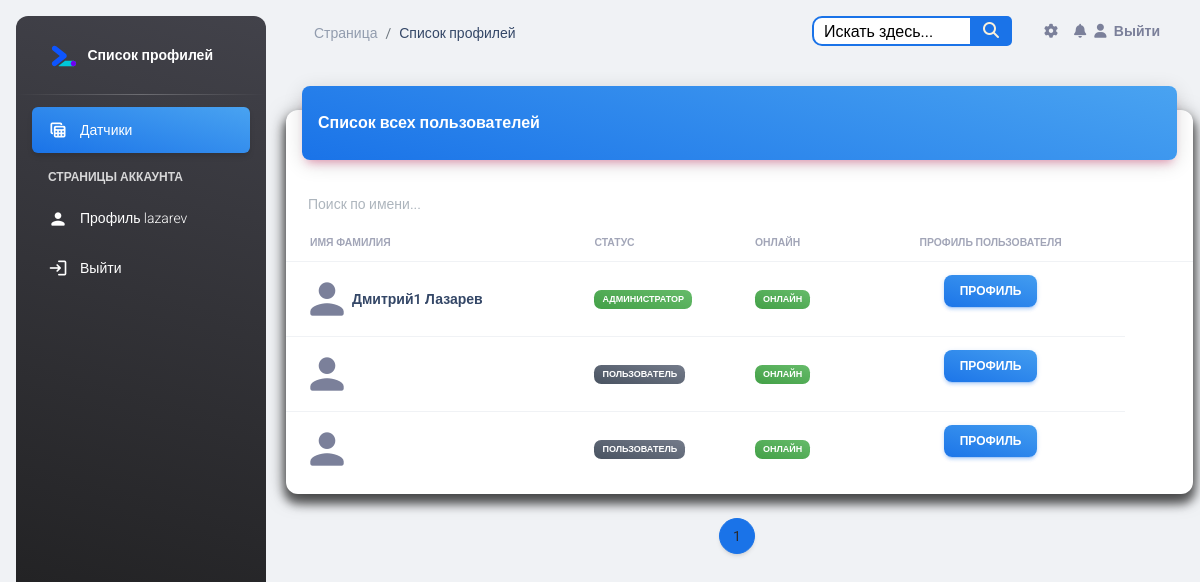
The app's page /account/profiles/ (signed in), older data.
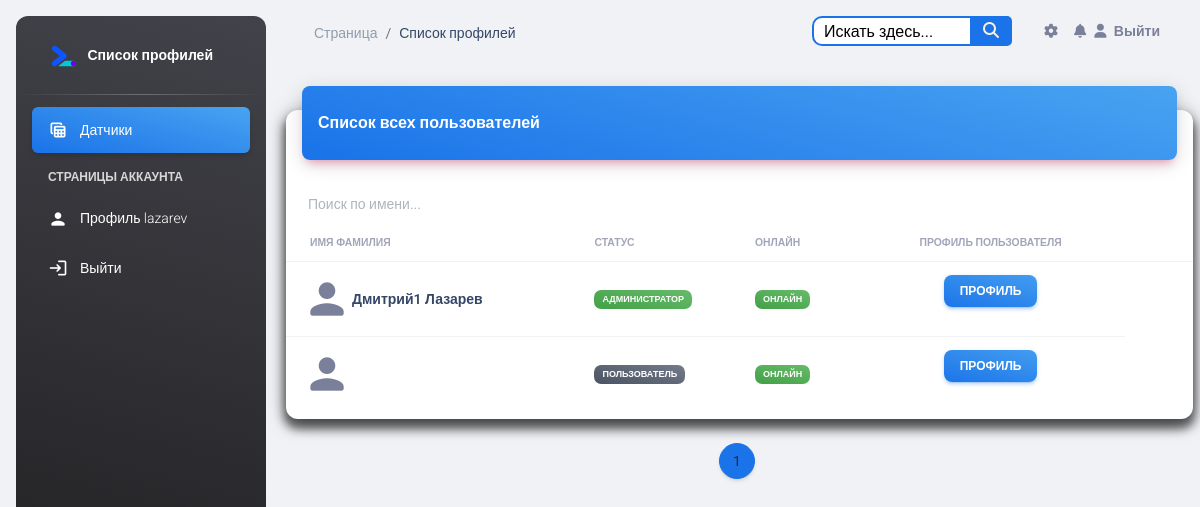
The same page, newer data.
### account/models.py (models this page shows, shortened)
class Profile(models.Model):
    id = models.AutoField(primary_key=True)
    user = models.OneToOneField(User, verbose_name="Пользователь", on_delete=models.CASCADE)
    name = models.CharField(max_length=25, verbose_name="Имя", blank=True)
    surnames = models.CharField(max_length=25, verbose_name="Фамилия", blank=True)
    sensor = models.ManyToManyField(Sensor, verbose_name="Датчик", blank=True)
    work_phone = models.CharField(null=True, verbose_name="Рабочий телефон", blank=True, max_length=20)
    email = models.EmailField(max_length=40, verbose_name="Электронная почта", blank=True)
    photo = models.ImageField(upload_to='users/%Y/%m/%d', blank=True, verbose_name="Фото",
                              default='../static/img/default.png')
    slug = models.SlugField("URL", max_length=50, blank=True)
    last_activity = models.DateTimeField(verbose_name="Последняя активность", default=timezone.now)
    @property
    def is_online(self):
        now = timezone.now()
        return now - self.last_activity < timezone.timedelta(minutes=2)
    def save(self, *args, **kwargs):
        self.slug = "{}".format(self.user.username)
        super().save(*args, **kwargs)
    class Meta:
        verbose_name = 'Профиль'
        verbose_name_plural = 'Профиля'

### account/views.py (the view)
# urls.py: path('profiles/', profile_list, name='profile_list'),
@login_required
def profile_list(request):
    profiles = Profile.objects.all()
    paginator = Paginator(profiles, 10)
    page_number = request.GET.get('page')
    page_obj = paginator.get_page(page_number)
    return render(request, 'profile/profile_list.html', {'page_obj': page_obj})

### templates/profile/profile_list.html (shortened to what the changed rows need)
{% include 'base.html' %}
{% load static %}
<head>
</head>
<body class="g-sidenav-show  bg-gray-200">
<main class="main-content position-relative max-height-vh-100 h-100 border-radius-lg ">
    <div class="container-fluid py-4">
        <div class="row">
            <div class="col-12">
                <div class="card my-4">
                    <div class="card-body px-0 pb-2">
                        <div class="table-responsive">
                            <table class="table align-items-center mb-0">
                                <thead>
                                <tr>
                                    <th class="text-uppercase text-secondary text-xxs font-weight-bolder opacity-7">Имя
                                        Фамилия
                                    </th>
                                    <th class="text-uppercase text-secondary text-xxs font-weight-bolder opacity-7 ps-2">
                                        Статус
                                    </th>
                                    <th class="text-uppercase text-secondary text-xxs font-weight-bolder opacity-7 ps-2">
                                        Онлайн
                                    </th>
                                    <th class="text-center text-uppercase text-secondary text-xxs font-weight-bolder opacity-7">
                                        Профиль пользователя
                                    </th>
                                    <th class="text-secondary opacity-7"></th>
                                </tr>
                                </thead>
                                <tbody id="userTableBody">
                                {% for profile in page_obj %}
                                    <tr>
                                        <td>
                                            <div class="d-flex px-2 py-1">
                                                <div>
                                                    <i class="material-icons" style="font-size: 50px;">person</i>
                                                </div>
                                                <div class="d-flex flex-column justify-content-center">
                                                    <h6 class="mb-0 text-sm">{{ profile.name }} {{ profile.surnames }}</h6>
                                                </div>
                                            </div>
                                        </td>
                                        <td>
                                            <p class="text-xs font-weight-bold mb-0">
                                                {% if profile.user.is_staff %}
                                                    <span class="badge badge-sm bg-gradient-success">Администратор</span>
                                                {% else %}
                                                    <span class="badge badge-sm bg-gradient-secondary">Пользователь</span>
                                                {% endif %}
                                            </p>
                                        </td>
                                        <td>
                                            <p class="text-xs font-weight-bold mb-0">
                                                {% if profile.is_online %}
                                                    <span class="badge badge-sm bg-gradient-success">Онлайн</span>
                                                {% else %}
                                                    <span class="badge badge-sm bg-gradient-secondary">Оффлайн</span>
                                                {% endif %}
                                            </p>
                                        </td>
                                        <td class="text-center">
                                            <a href="{% url 'profiles:profile_detail' profile.slug %}"
                                               class="btn btn-sm bg-gradient-info">Профиль</a>
                                        </td>
                                    </tr>
                                {% endfor %}
                                </tbody>
                            </table>
                        </div>
                    </div>
                </div>
            </div>
        </div>
        <div>
            <nav aria-label="Page navigation example">
                <ul class="pagination justify-content-center">
                    {% for num in page_obj.paginator.page_range %}
                        {% if page_obj.number == num %}
                            <li class="page-item active"><span class="page-link">{{ num }}</span></li>
                        {% elif num > page_obj.number|add:'-3' and num < page_obj.number|add:'3' %}
                            <li class="page-item"><a class="page-link" href="?page={{ num }}">{{ num }}</a></li>
                        {% endif %}
                    {% endfor %}
                </ul>
            </nav>
        </div>
    </div>
</main>
</body>

Row changes from the older to the newer data that the page shows:
removed Profile: shows "ПОЛЬЗОВАТЕЛЬ", shows "ОНЛАЙН"
